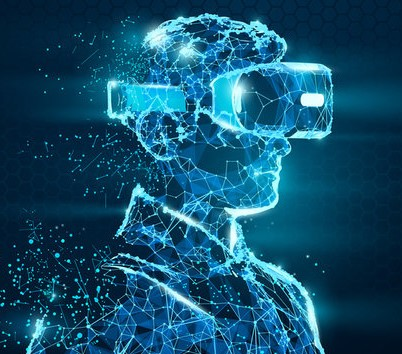
#> input picture images/img.jpg, 402 x 354 px
$ python e_13_edge_detection.py
#> lines starting #> are read from the running program, lines starting #| are printed output that depends on the picture
import cv2 as cv
import numpy as np

image = cv.imread('images/img.jpg')
#> image is the input picture: shape (354, 402, 3); mean B, G, R 108.3, 79.3, 18.7

# grey scale image
# blured_image = cv.GaussianBlur(image, (3, 3), 4)

grey = cv.cvtColor(image, cv.COLOR_BGR2GRAY)
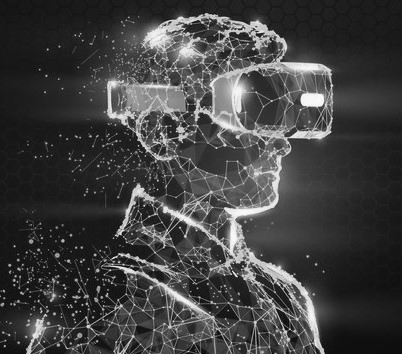
#> grey: shape (354, 402); min 4, max 251, mean 64.5

# laplacian
laplacian = cv.Laplacian(grey, cv.CV_64F)

laplacian = np.uint8(np.absolute(laplacian))
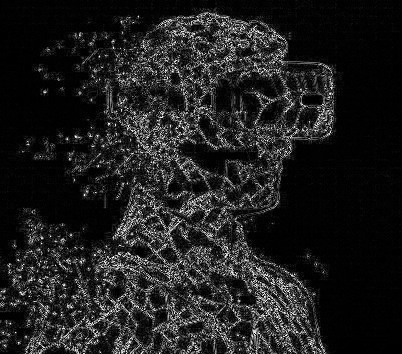
#> laplacian: shape (354, 402); min 0, max 255, mean 31

sobel_x = cv.Sobel(image, cv.CV_64F, 0, 1)
sobel_y = cv.Sobel(image, cv.CV_64F, 1, 0)

sobel_x_and_y = cv.bitwise_and(sobel_x, sobel_y)
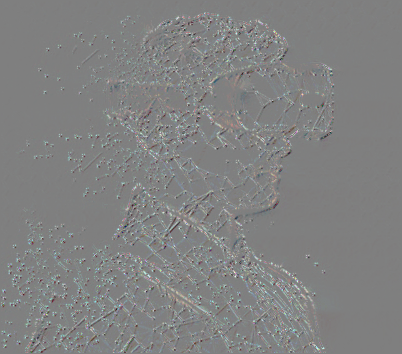
#> sobel_x_and_y: shape (354, 402, 3) float64; mean B, G, R 13.3, 13.8, 11; drawn with min black and max white
sobel_x_or_y = cv.bitwise_or(sobel_x, sobel_y)
#> sobel_x_or_y: shape (354, 402, 3) float64; 8.47% of the values are NaN or infinite; the others: min -130944, max 130944, mean -382.1


cv.imshow('Laplacian', laplacian)
cv.imshow('Sobel_X', sobel_x)
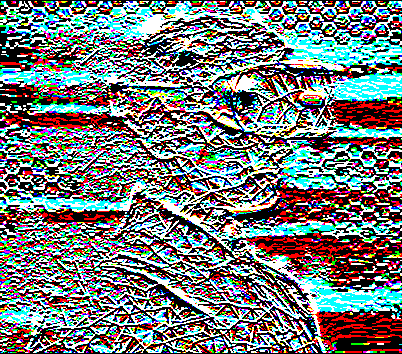
#> window 'Sobel_X': shape (354, 402, 3); mean B, G, R 121.5, 122.1, 116.3
cv.imshow('Sobel_Y', sobel_y)
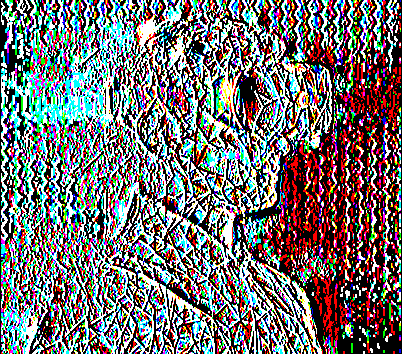
#> window 'Sobel_Y': shape (354, 402, 3); mean B, G, R 113.4, 113.1, 115.2
cv.imshow('Sobel_X_and_Y', sobel_x_and_y)
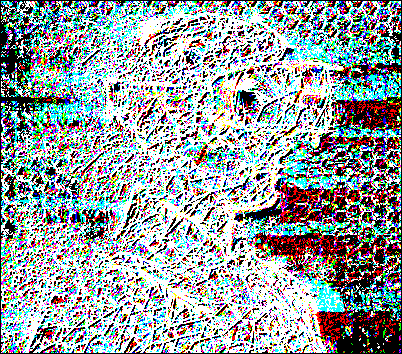
#> window 'Sobel_X_and_Y': shape (354, 402, 3); mean B, G, R 159.2, 158.2, 148.8
cv.imshow('Sobel_X_or_Y', sobel_x_or_y)
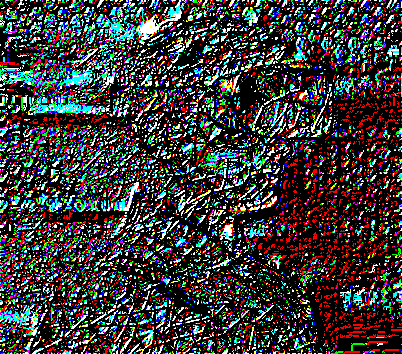
#> window 'Sobel_X_or_Y': shape (354, 402, 3); mean B, G, R 57.7, 57.4, 58.4
cv.waitKey(0)

$ run again, with images/936378.jpg copied over images/img.jpg
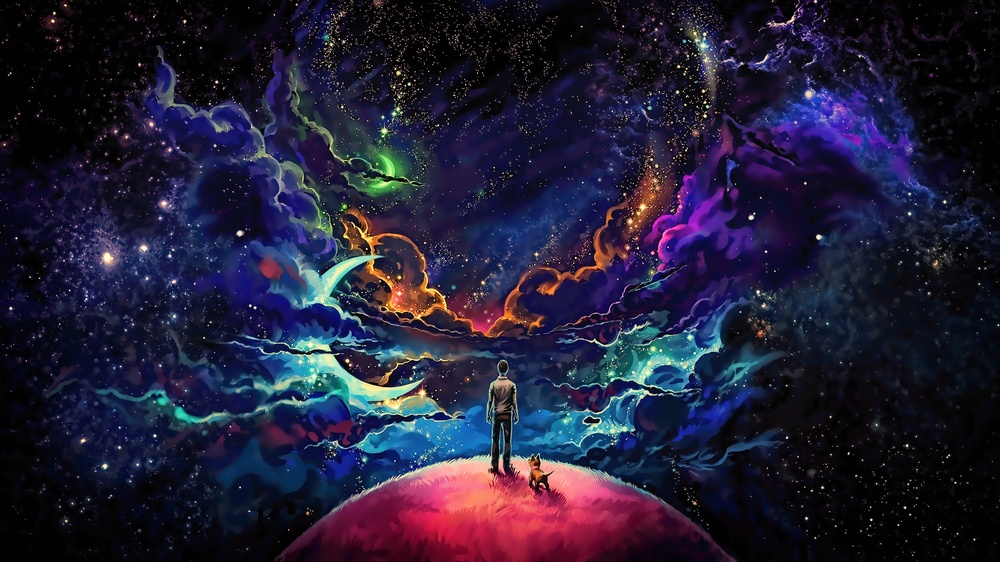
#> input picture images/936378.jpg, 1000 x 562 px, shrunk from 3840 x 2160 before the run
#> image is the input picture: shape (562, 1000, 3); mean B, G, R 54.1, 30.7, 34.5
#> sobel_x_or_y: shape (562, 1000, 3) float64; 8.71% of the values are NaN or infinite; the others: min -130944, max 130944, mean -215.8
#> `cv.imshow('Sobel_X_and_Y', sobel_x_and_y)`:
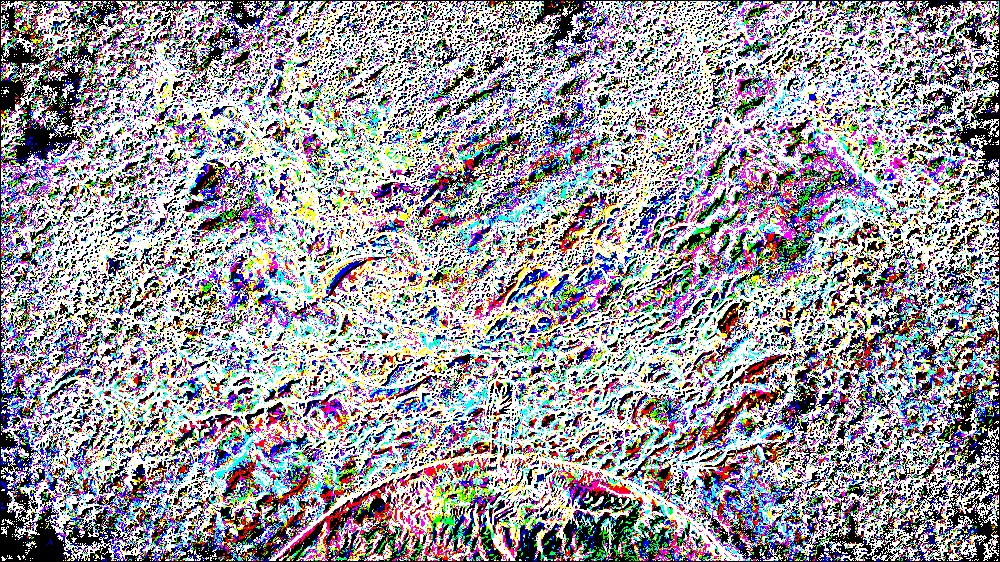
#> window 'Sobel_X_and_Y': shape (562, 1000, 3); mean B, G, R 160.8, 152.2, 155.7
#> `cv.imshow('Sobel_X_or_Y', sobel_x_or_y)`:
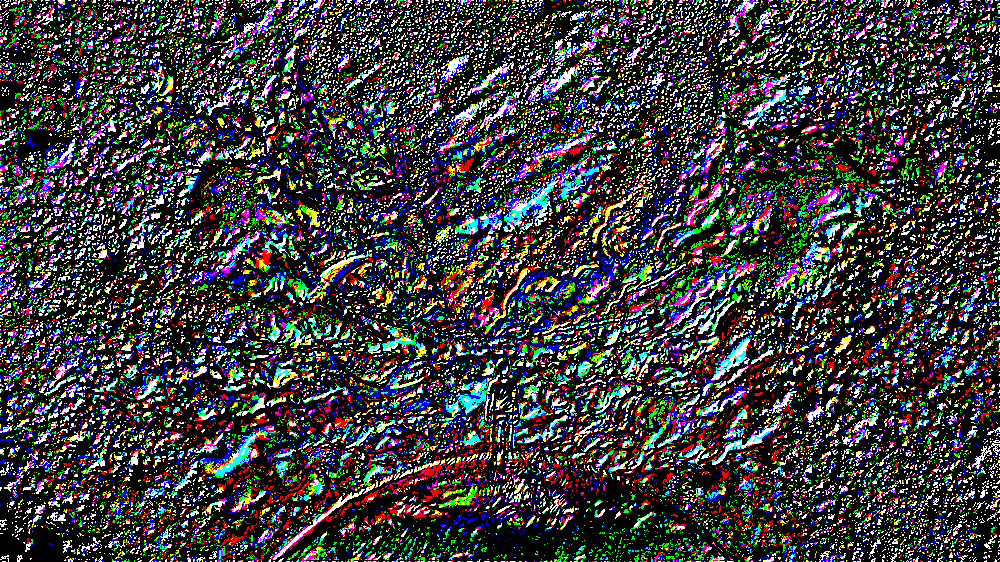
#> window 'Sobel_X_or_Y': shape (562, 1000, 3); mean B, G, R 60.2, 59.4, 59.7
